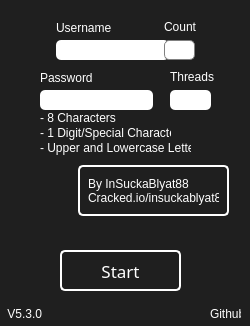
<?xml version="1.0" encoding="UTF-8"?>
<ui version="4.0">
 <class>Dialog</class>
 <widget class="QDialog" name="Dialog">
  <property name="geometry">
   <rect>
    <x>0</x>
    <y>0</y>
    <width>250</width>
    <height>326</height>
   </rect>
  </property>
  <property name="minimumSize">
   <size>
    <width>250</width>
    <height>326</height>
   </size>
  </property>
  <property name="maximumSize">
   <size>
    <width>250</width>
    <height>326</height>
   </size>
  </property>
  <property name="windowTitle">
   <string>Dialog</string>
  </property>
  <property name="styleSheet">
   <string notr="true">QDialog {
background-color:rgb(31, 31, 31)
}
QLabel {
color: rgb(255, 255, 255)
}</string>
  </property>
  <widget class="QLineEdit" name="username">
   <property name="geometry">
    <rect>
     <x>56</x>
     <y>40</y>
     <width>113</width>
     <height>20</height>
    </rect>
   </property>
   <property name="styleSheet">
    <string notr="true">QLineEdit {
  border-radius: 5px;
}</string>
   </property>
   <property name="inputMethodHints">
    <set>Qt::ImhNone</set>
   </property>
  </widget>
  <widget class="QLineEdit" name="count">
   <property name="geometry">
    <rect>
     <x>164</x>
     <y>40</y>
     <width>31</width>
     <height>20</height>
    </rect>
   </property>
   <property name="styleSheet">
    <string notr="true">QLineEdit {
  border: 1px solid gray;
  border-radius: 5px;
}</string>
   </property>
   <property name="inputMethodHints">
    <set>Qt::ImhDigitsOnly</set>
   </property>
  </widget>
  <widget class="QLabel" name="Username">
   <property name="geometry">
    <rect>
     <x>56</x>
     <y>20</y>
     <width>61</width>
     <height>16</height>
    </rect>
   </property>
   <property name="text">
    <string>Username</string>
   </property>
  </widget>
  <widget class="QLabel" name="Count">
   <property name="geometry">
    <rect>
     <x>164</x>
     <y>20</y>
     <width>47</width>
     <height>13</height>
    </rect>
   </property>
   <property name="text">
    <string>Count</string>
   </property>
  </widget>
  <widget class="QLineEdit" name="password">
   <property name="geometry">
    <rect>
     <x>40</x>
     <y>90</y>
     <width>113</width>
     <height>20</height>
    </rect>
   </property>
   <property name="styleSheet">
    <string notr="true">QLineEdit {
  border-radius: 5px;
}</string>
   </property>
  </widget>
  <widget class="QLabel" name="Password">
   <property name="geometry">
    <rect>
     <x>40</x>
     <y>70</y>
     <width>61</width>
     <height>16</height>
    </rect>
   </property>
   <property name="text">
    <string>Password</string>
   </property>
  </widget>
  <widget class="QLineEdit" name="threads">
   <property name="geometry">
    <rect>
     <x>170</x>
     <y>90</y>
     <width>41</width>
     <height>20</height>
    </rect>
   </property>
   <property name="styleSheet">
    <string notr="true">QLineEdit {
  border-radius: 5px;
}</string>
   </property>
   <property name="inputMethodHints">
    <set>Qt::ImhDigitsOnly</set>
   </property>
  </widget>
  <widget class="QPushButton" name="start">
   <property name="geometry">
    <rect>
     <x>60</x>
     <y>250</y>
     <width>121</width>
     <height>41</height>
    </rect>
   </property>
   <property name="font">
    <font>
     <family>Bahnschrift SemiBold</family>
     <pointsize>13</pointsize>
     <weight>50</weight>
     <bold>false</bold>
     <kerning>true</kerning>
    </font>
   </property>
   <property name="cursor">
    <cursorShape>PointingHandCursor</cursorShape>
   </property>
   <property name="focusPolicy">
    <enum>Qt::NoFocus</enum>
   </property>
   <property name="autoFillBackground">
    <bool>false</bool>
   </property>
   <property name="styleSheet">
    <string notr="true">QPushButton {
  color: rgb(255, 255, 255);
  border: 2px solid white;
  border-radius: 5px;
}
QPushButton:hover {
  border: 2px solid black;
  color: rgb(0, 0, 0);
  background: rgb(255, 255, 255);
}
QPushButton:pressed {
  background: rgb(31, 31, 31);
  color: rgb(255, 255, 255);
  border: 2px solid white;
}
</string>
   </property>
   <property name="text">
    <string>Start</string>
   </property>
   <property name="autoRepeat">
    <bool>false</bool>
   </property>
   <property name="autoDefault">
    <bool>true</bool>
   </property>
   <property name="flat">
    <bool>false</bool>
   </property>
  </widget>
  <widget class="QLabel" name="Threads">
   <property name="geometry">
    <rect>
     <x>170</x>
     <y>70</y>
     <width>47</width>
     <height>13</height>
    </rect>
   </property>
   <property name="text">
    <string>Threads</string>
   </property>
  </widget>
  <widget class="QLabel" name="Image">
   <property name="geometry">
    <rect>
     <x>18</x>
     <y>165</y>
     <width>51</width>
     <height>51</height>
    </rect>
   </property>
   <property name="cursor">
    <cursorShape>PointingHandCursor</cursorShape>
   </property>
   <property name="text">
    <string/>
   </property>
   <property name="pixmap">
    <pixmap>:/Images/logo.png</pixmap>
   </property>
   <property name="scaledContents">
    <bool>true</bool>
   </property>
  </widget>
  <widget class="QFrame" name="f_promo">
   <property name="geometry">
    <rect>
     <x>78</x>
     <y>165</y>
     <width>151</width>
     <height>51</height>
    </rect>
   </property>
   <property name="styleSheet">
    <string notr="true">
  border: 2px solid white;
  border-radius: 5px;</string>
   </property>
   <property name="inputMethodHints">
    <set>Qt::ImhNone</set>
   </property>
   <property name="frameShape">
    <enum>QFrame::StyledPanel</enum>
   </property>
   <property name="frameShadow">
    <enum>QFrame::Raised</enum>
   </property>
  </widget>
  <widget class="QLabel" name="condit1">
   <property name="geometry">
    <rect>
     <x>40</x>
     <y>110</y>
     <width>131</width>
     <height>16</height>
    </rect>
   </property>
   <property name="text">
    <string>- 8 Characters</string>
   </property>
  </widget>
  <widget class="QLabel" name="condit2">
   <property name="geometry">
    <rect>
     <x>40</x>
     <y>125</y>
     <width>131</width>
     <height>16</height>
    </rect>
   </property>
   <property name="text">
    <string>- 1 Digit/Special Character</string>
   </property>
  </widget>
  <widget class="QLabel" name="condit3">
   <property name="geometry">
    <rect>
     <x>40</x>
     <y>140</y>
     <width>151</width>
     <height>16</height>
    </rect>
   </property>
   <property name="text">
    <string>- Upper and Lowercase Letters</string>
   </property>
  </widget>
  <widget class="QLabel" name="Version">
   <property name="geometry">
    <rect>
     <x>4</x>
     <y>304</y>
     <width>41</width>
     <height>20</height>
    </rect>
   </property>
   <property name="text">
    <string> V5.3.0</string>
   </property>
  </widget>
  <widget class="QLabel" name="Github">
   <property name="geometry">
    <rect>
     <x>210</x>
     <y>304</y>
     <width>31</width>
     <height>20</height>
    </rect>
   </property>
   <property name="cursor">
    <cursorShape>PointingHandCursor</cursorShape>
   </property>
   <property name="text">
    <string>Github</string>
   </property>
   <property name="wordWrap">
    <bool>false</bool>
   </property>
   <property name="openExternalLinks">
    <bool>false</bool>
   </property>
  </widget>
  <widget class="QLabel" name="Name">
   <property name="geometry">
    <rect>
     <x>88</x>
     <y>170</y>
     <width>131</width>
     <height>41</height>
    </rect>
   </property>
   <property name="sizePolicy">
    <sizepolicy hsizetype="Preferred" vsizetype="Preferred">
     <horstretch>0</horstretch>
     <verstretch>0</verstretch>
    </sizepolicy>
   </property>
   <property name="sizeIncrement">
    <size>
     <width>0</width>
     <height>0</height>
    </size>
   </property>
   <property name="baseSize">
    <size>
     <width>0</width>
     <height>0</height>
    </size>
   </property>
   <property name="cursor">
    <cursorShape>PointingHandCursor</cursorShape>
   </property>
   <property name="contextMenuPolicy">
    <enum>Qt::DefaultContextMenu</enum>
   </property>
   <property name="lineWidth">
    <number>1</number>
   </property>
   <property name="text">
    <string>By InSuckaBlyat88
Cracked.io/insuckablyat88</string>
   </property>
   <property name="scaledContents">
    <bool>false</bool>
   </property>
   <property name="wordWrap">
    <bool>false</bool>
   </property>
   <property name="margin">
    <number>0</number>
   </property>
   <property name="indent">
    <number>0</number>
   </property>
  </widget>
 </widget>
 <resources/>
 <connections/>
</ui>
